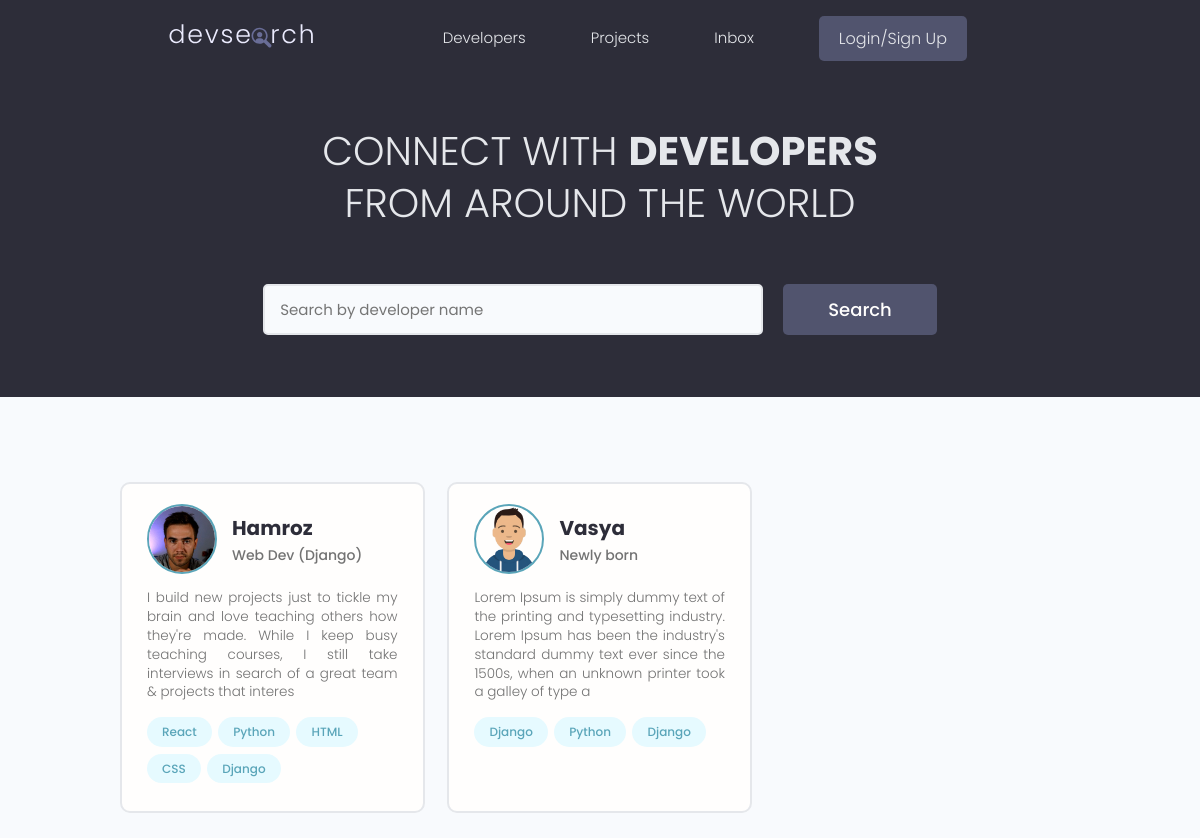
The page / on the database its author committed.
### users/models.py (models this page shows, shortened)
class Profile(models.Model):
    user = models.OneToOneField(User, on_delete=models.CASCADE, blank=True, null=True)
    name = models.CharField(max_length=200, blank=True, null=True)
    email = models.EmailField(max_length=500, blank=True, null=True)
    username = models.CharField(max_length=200, blank=True, null=True)
    location = models.CharField(max_length=200, blank=True, null=True)
    short_intro = models.CharField(max_length=200, blank=True, null=True)
    bio = models.TextField(blank=True, null=True)
    profile_image = models.ImageField(
        blank=True,
        null=True,
        upload_to="profiles/",
        default="profiles/user-default.png",
    )
    social_github = models.CharField(max_length=200, blank=True, null=True)
    social_twitter = models.CharField(max_length=200, blank=True, null=True)
    social_linkedin = models.CharField(max_length=200, blank=True, null=True)
    social_youtube = models.CharField(max_length=200, blank=True, null=True)
    social_website = models.CharField(max_length=200, blank=True, null=True)
    created = models.DateTimeField(auto_now_add=True)
    id = models.UUIDField(
        default=uuid.uuid4, unique=True, primary_key=True, editable=False
    )

class Skill(models.Model):
    owner = models.ForeignKey(Profile, blank=True, null=True, on_delete=models.CASCADE)
    name = models.CharField(max_length=200, blank=True, null=True)
    description = models.TextField(blank=True, null=True)
    created = models.DateTimeField(auto_now_add=True)
    id = models.UUIDField(
        default=uuid.uuid4, unique=True, primary_key=True, editable=False
    )
    def __str__(self):
        return str(self.name)

### users/views.py (the view)
# urls.py: path("", views.profiles, name="profiles"),
def profiles(request):
    profiles = Profile.objects.all()
    context = {"profiles": profiles}
    return render(request, "users/profiles.html", context)

### users/templates/users/profiles.html (shortened to what this page needs)
{% extends 'main.html'%}
{% block content %}
<main class="home">
    <section class="hero-section text-center">
        <div class="container container--narrow">
            <div class="hero-section__box">
                <h2>CONNECT WITH <span>DEVELOPERS</span></h2>
                <h2>FROM AROUND THE WORLD</h2>
            </div>
            <div class="hero-section__search">
                <form class="form" action="#" method="get">
                    <div class="form__field">
                        <input class="input input--text" id="formInput#search" type="text" name="text"
                            placeholder="Search by developer name" />
                    </div>
                    <input class="btn btn--sub btn--lg" type="submit" value="Search" />
                </form>
            </div>
        </div>
    </section>
    <section class="devlist">
        <div class="container">
            <div class="grid grid--three">
                {% for profile in profiles %}
                <div class="column card">
                    <div class="dev">
                        <a href="{% url 'user-profile' profile.id %}" class="card__body">
                            <div class="dev__profile">
                                <img class="avatar avatar--md" src="{{ profile.profile_image.url }}" alt="image" />
                                <div class="dev__meta">
                                    <h3>{{ profile.name }}</h3>
                                    <h5>{{ profile.short_intro|slice:"60" }}</h5>
                                </div>
                            </div>
                            <p class="dev__info">
                                {{ profile.bio|slice:"200" }}
                            </p>
                            <div class="dev__skills">
                                {% for skill in profile.skill_set.all|slice:"5" %}
                                <span class="tag tag--pill tag--main">
                                    <small>{{ skill }}</small>
                                </span>
                                {% endfor %}
                            </div>
                        </a>
                    </div>
                </div>
                {% endfor %}
            </div>
        </div>
    </section>
</main>
{% endblock content %}

### static/styles/app.css (style rules this page uses)
:root { --color-sub: #2d2d39; }
.btn--sub { background-color: var(--color-sub-light); }
.card { border: 2px solid var(--color-light); }
img { width: 100%; }
.hero-section { height: 40vh; display: flex; align-items: center; background-color: var(--color-sub); }
.hero-section__box { margin-bottom: 4rem; }
.hero-section__box > h2, .hero-section__box > h2 > span { font-size: 4rem; color: var(--color-light); line-height: 1.3; text-transform: uppercase; }
.hero-section__box > h2 { font-weight: 300; }
.hero-section__box > h2 > span { font-weight: 700; }
.hero-section__search > .form { display: flex; align-items: center; justify-content: center; gap: 2rem; }
.hero-section__search > .form input.input--text { width: 50rem; }
.devlist { margin-top: 8rem; }
.devlist .grid { align-items: stretch; }
.devlist .dev .dev__profile { display: flex; align-items: center; gap: 1.5rem; }
.devlist .dev .dev__meta h3 { color: var(--color-sub); font-size: 2rem; font-weight: 700; }
.devlist .dev .dev__meta h5 { color: var(--color-text); font-size: 1.4rem; font-weight: 500; }
.devlist .dev .dev__info { margin: 1.5rem 0; font-size: 1.35rem; line-height: 1.4; text-align: justify; }

### static/uikit/styles/modules/_variables.css (style rules this page uses)
:root { --color-main: #5aa5b9; --color-main-light: #e6faff; --color-sub: #3f4156; --color-sub-light: #51546e; --color-sub-lighter: #ededfd; --color-text: #737373; --color-gray: #8b8b8b; --color-light: #e5e7eb; --color-light-gray: #767676; --color-bg: #f8fafd; --color-white: #fffefd; --color-white-light: #f3f3f3; --color-success: #359e64; --color-success-bg: #def8e8; --color-error: #fc4b0b; --color-error-bg: #fff2ee; --font-base: 'Poppins', arial, helvetica, 'Segoe UI', roboto, ubuntu, sans-serif; --font-monospace: 'Fira Code', 'Courier New', courier, monospace; --font-regular: 300; --font-medium: 500; --font-bold: 700; --generic-shadow: 1px 1px 5px #00000010; --generic-transition: all 0.3s ease-in-out; }

### static/uikit/styles/modules/_base.css (style rules this page uses)
* { margin: 0; padding: 0; box-sizing: border-box; text-rendering: optimizeLegibility; color: inherit; font-size: inherit; }
html { font-size: 50%; }
@media only screen and (min-width: 480px) { html { font-size: 56.25%; } }
@media only screen and (min-width: 1200px) { html { font-size: 62.5%; } }
body { line-height: 1.6; font-weight: 400; font-size: 1.5rem; color: var(--color-text); background-color: var(--color-bg); min-height: 100vh; }

### static/uikit/styles/modules/_typography.css (style rules this page uses)
* { font-family: var(--font-base); }
h2 { font-size: 3.6rem; font-weight: var(--font-bold); }
h3 { font-size: 3.2rem; font-weight: var(--font-medium); }
h5 { font-size: 2.4rem; font-weight: var(--font-medium); }
h5, h6 { font-weight: var(--font-regular); }
p, span, strong { font-size: 1.6rem; color: var(--color-text); font-weight: var(--font-regular); }
a { padding-bottom: 2px; text-decoration: none; display: inline-block; color: var(--color-main); font-weight: var(--font-medium); }

### static/uikit/styles/modules/_utilities.css (style rules this page uses)
.container { width: 92%; max-width: 165rem; margin: 0 auto; box-sizing: border-box; }
.container--narrow { width: 92%; max-width: 120rem; }
@media screen and (min-width: 1000px) { .container { width: 90%; } }
@media screen and (min-width: 1000px) { .container--narrow { width: 85%; } }
@media screen and (min-width: 1200px) { .container { width: 80%; } }
@media screen and (min-width: 1200px) { .container--narrow { width: 72%; } }
.text-center { text-align: center; }

### static/uikit/styles/modules/_avatar.css (style rules this page uses)
.avatar { border-radius: 50%; border: 2px solid var(--color-main); object-fit: cover; }
.avatar--md { height: 7rem; width: 7rem; }

### static/uikit/styles/modules/_button.css (style rules this page uses)
.btn { display: inline-block; position: relative; cursor: pointer; background-color: var(--color-light); font-weight: var(--font-medium); color: var(--color-sub); text-decoration: none; padding: 1rem 2rem; border-radius: 0.5rem; border: none; width: -webkit-fit-content; width: -moz-fit-content; width: fit-content; height: -webkit-fit-content; height: -moz-fit-content; height: fit-content; font-size: 1.6rem; outline-width: 0; outline-color: transparent; -webkit-backface-visibility: hidden; backface-visibility: hidden; transition: all 0.3s ease-in-out; }
.btn--sub { background-color: var(--color-sub); color: var(--color-white); }
.btn--lg { font-size: 1.8rem; padding: 1.2rem 4.5rem; }

### static/uikit/styles/modules/_card.css (style rules this page uses)
.card { border-radius: 1rem; background-color: var(--color-white); border: 1.5px solid var(--color-light); width: auto; height: auto; margin-top: 0.5rem; margin-bottom: 0.5rem; overflow: hidden; }
.card__body, .card__header { padding: 2rem 2.5rem; }

### rows shown on the page
Profile: profile_image (picture), name "Hamroz", short_intro "Web Dev (Django)", bio "I build new projects just to tickle my brain and love teaching others how they're made. While I keep busy teaching courses, I still take interviews in search of a great team & projects that interes"
Skill: name "React"
Skill: name "Python"
Skill: name "HTML"
Skill: name "CSS"
Skill: name "Django"
Profile: profile_image (picture), name "Vasya", short_intro "Newly born", bio "Lorem Ipsum is simply dummy text of the printing and typesetting industry. Lorem Ipsum has been the industry's standard dummy text ever since the 1500s, when an unknown printer took a galley of type a"
Skill: name "Django"
Skill: name "Python"
Skill: name "Django"
